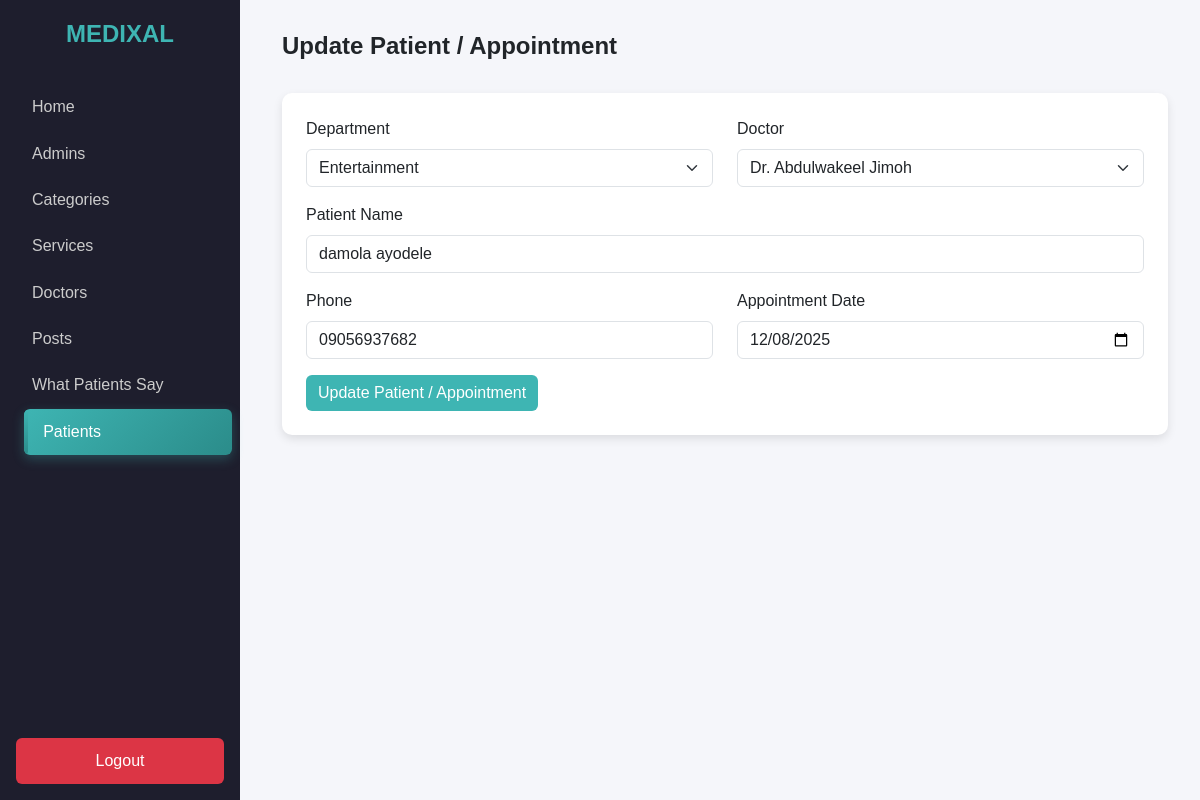
Page /admin-panel/patients-admins/update-patient.php?upd_id=1 (signed in) on the earlier database version.
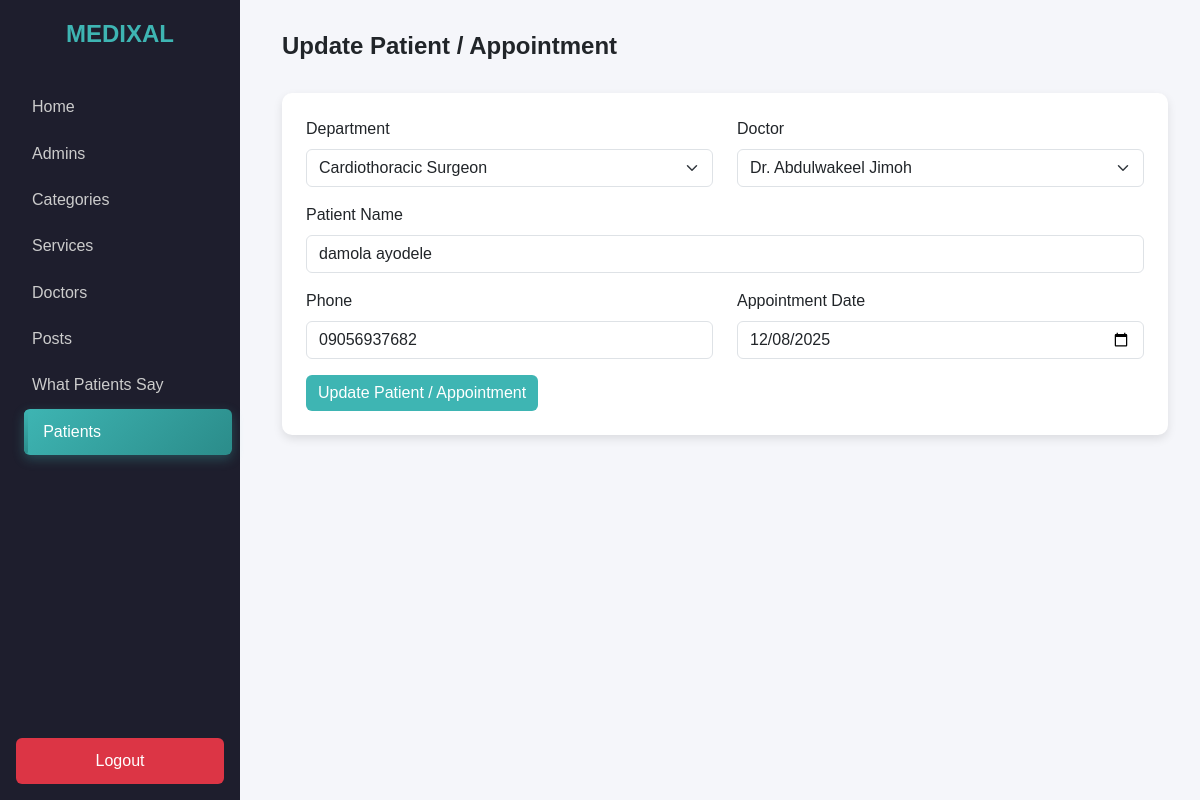
Same page on the later database version.
### tables this page shows
CREATE TABLE IF NOT EXISTS `patients` (
  `id` int UNSIGNED NOT NULL AUTO_INCREMENT,
  `department_id` int UNSIGNED NOT NULL,
  `doctor_id` int UNSIGNED NOT NULL,
  `name` varchar(191) NOT NULL,
  `phone` varchar(50) NOT NULL,
  `appointment_date` date NOT NULL,
  `created_at` timestamp NOT NULL DEFAULT CURRENT_TIMESTAMP,
  PRIMARY KEY (`id`),
  KEY `idx_department_id` (`department_id`),
  KEY `idx_doctor_id` (`doctor_id`)
);

CREATE TABLE IF NOT EXISTS `categories` (
  `id` int NOT NULL AUTO_INCREMENT,
  `category_name` varchar(255) NOT NULL,
  `img` varchar(255) NOT NULL,
  `created_at` datetime NOT NULL DEFAULT CURRENT_TIMESTAMP ON UPDATE CURRENT_TIMESTAMP,
  PRIMARY KEY (`id`)
);

### admin-panel/patients-admins/update-patient.php (the view, shortened to what this page needs)
<?php
require_once "../../includes/dbh.php";
$id = (int) $_GET['upd_id'];
$stmt = $db->prepare("SELECT * FROM patients WHERE id = :id");
$stmt->bindParam(':id', $id, PDO::PARAM_INT);
$stmt->execute();
$patient = $stmt->fetch(PDO::FETCH_ASSOC);
$categories = [];
$doctors = [];
try {
    $catStmt = $db->prepare("SELECT id, category_name FROM categories ORDER BY category_name ASC");
    $catStmt->execute();
    $categories = $catStmt->fetchAll(PDO::FETCH_ASSOC);
    $docStmt = $db->prepare("SELECT id, firstname, lastname FROM doctors ORDER BY firstname ASC, lastname ASC");
    $docStmt->execute();
    $doctors = $docStmt->fetchAll(PDO::FETCH_ASSOC);
} catch (PDOException $e) {
}
?>
<!DOCTYPE html>
<html lang="en">
<head>
    <link href="https://cdn.jsdelivr.net/npm/bootstrap@5.3.3/dist/css/bootstrap.min.css" rel="stylesheet">
    <link href="../styles/style.css" rel="stylesheet">
</head>
<body>
  <div class="sidebar">
    <div class="logo">MEDIXAL</div>
    <a href="../index.php">Home</a>
    <a href="../admins/admins.php">Admins</a>
    <a href="../categories-admins/show-categories.php">Categories</a>
    <a href="../services-admins/show-services.php">Services</a>
    <a href="../doctor-admins/show-doctors.php">Doctors</a>
    <a href="../testimony-admins/show-posts.php">Posts</a>
    <a href="../patients-say-admins/show-testimonials.php">What Patients Say</a>
    <a href="show-patients.php" class="active">Patients</a>
    <?php if(isset($_SESSION["admin_name"])) : ?>
    <a href="../logout.php" class="logout text-white">Logout</a>
    <?php  else :   ?>
    <a href="../admins/login-admins.php" class="logout text-white">Login</a>
    <?php endif; ?>
  </div>
  <div class="main-content">
    <div class="d-flex justify-content-between align-items-center mb-4">
      <h4 class="fw-bold">Update Patient / Appointment</h4>
    </div>
    <div class="card p-4">
      <form action="" method="POST">
        <div class="row">
          <div class="mb-3 col-md-6">
            <label for="department_id" class="form-label">Department</label>
            <select name="department_id" id="department_id" class="form-select" required>
              <?php
                $currentDept = $_POST['department_id'] ?? $patient['department_id'] ?? '';
                foreach ($categories as $cat):
              ?>
                <option value="<?php echo htmlspecialchars($cat['id']); ?>"
                  <?php echo ((string)$currentDept === (string)$cat['id']) ? 'selected' : ''; ?>>
                  <?php echo htmlspecialchars($cat['category_name']); ?>
                </option>
              <?php endforeach; ?>
            </select>
          </div>
          <div class="mb-3 col-md-6">
            <label for="doctor_id" class="form-label">Doctor</label>
            <select name="doctor_id" id="doctor_id" class="form-select" required>
              <?php
                $currentDoc = $_POST['doctor_id'] ?? $patient['doctor_id'] ?? '';
                foreach ($doctors as $doc):
              ?>
                <option value="<?php echo htmlspecialchars($doc['id']); ?>"
                  <?php echo ((string)$currentDoc === (string)$doc['id']) ? 'selected' : ''; ?>>
                  Dr. <?php echo htmlspecialchars($doc['firstname'] . ' ' . $doc['lastname']); ?>
                </option>
              <?php endforeach; ?>
            </select>
          </div>
        </div>
        <div class="mb-3">
          <label for="name" class="form-label">Patient Name</label>
          <input
            type="text"
            name="name"
            id="name"
            class="form-control"
            required
            value="<?php echo htmlspecialchars($_POST['name'] ?? $patient['name']); ?>"
          >
        </div>
        <div class="row">
          <div class="mb-3 col-md-6">
            <label for="phone" class="form-label">Phone</label>
            <input
              type="text"
              name="phone"
              id="phone"
              class="form-control"
              required
              value="<?php echo htmlspecialchars($_POST['phone'] ?? $patient['phone']); ?>"
            >
          </div>
          <div class="mb-3 col-md-6">
            <label for="appointment_date" class="form-label">Appointment Date</label>
            <input
              type="date"
              name="appointment_date"
              id="appointment_date"
              class="form-control"
              required
              value="<?php echo htmlspecialchars($_POST['appointment_date'] ?? ($patient['appointment_date'] ?? '')); ?>"
            >
          </div>
        </div>
        <button type="submit" name="submit" class="btn btn-primary">Update Patient / Appointment</button>
      </form>
    </div>
  </div>
</body>
</html>

Differences in the rows shown:
changed patients "Dr. Abdulwakeel Jimoh": department_id "Entertainment" → "Cardiothoracic Surgeon"
